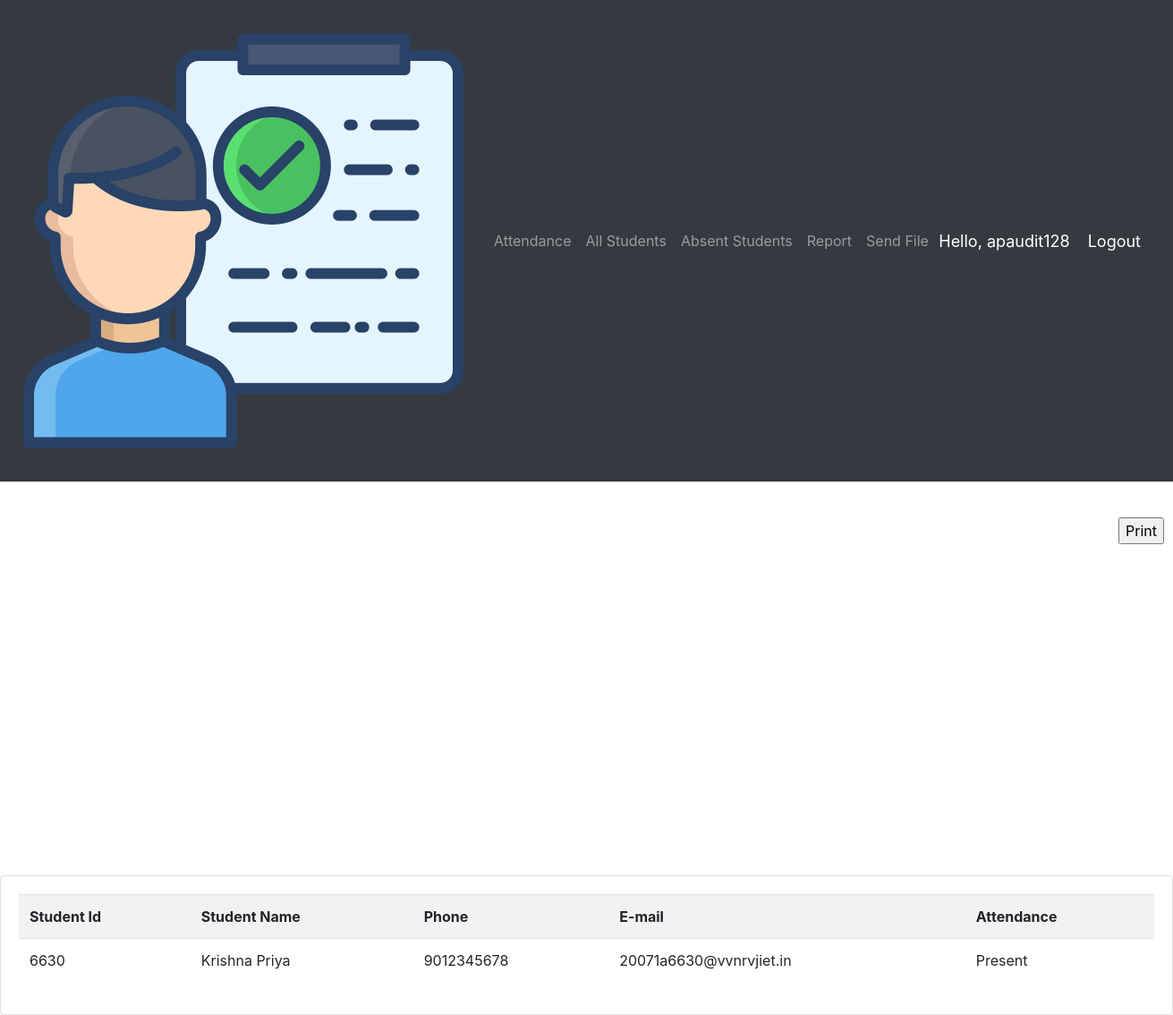
/report/ (signed in), run on the app's committed database.
### face_rec/models.py (models this page shows, shortened)
class student_profile(models.Model):
    user=models.OneToOneField(User,null=True,blank=True,on_delete=models.CASCADE)
    student_id = models.CharField(primary_key=True,max_length=20)
    name = models.CharField(max_length=50)
    address = models.CharField(max_length = 100)
    phone = models.CharField(max_length =  50)
    email = models.CharField(max_length = 50)
    description = models.CharField(max_length = 200)
    mark = (
            ('Absent', 'Absent'),
            ('Present', 'Present'),
            )
    attendance = models.CharField(max_length=20,default='Absent', choices=mark)
    profile_pic=models.ImageField(default="static/images/nobody.jpg")

### face_rec/decorators.py (the view)
		def wrapper_func(request,*args,**kwargs):
			group=None
			if request.user.groups.exists():
				group=request.user.groups.all()[0].name
			if group in allowed_roles:
				return view_func(request,*args,**kwargs)
			else:
				return HttpResponse('You are Not Authorized To View This Page')

### face_rec/views.py (called while the page is built)
@login_required(login_url='login')
@allowed_users(allowed_roles=['teacher','admin'])
def report(request):
    student=student_profile.objects.all()
    total_students_present=student_profile.objects.filter(attendance='Present').count()
    total_students=student_profile.objects.count()
    ts = time.time()
    date = datetime.datetime.fromtimestamp(ts).strftime('%Y-%M-%d')
    timeStamp = datetime.datetime.fromtimestamp(ts).strftime('%H:%M:%S')
    context={'student':student,'total_students':total_students,'total_students_present':total_students_present,'date':date,'time':timeStamp}
    return render(request,'face_rec/report.html',context)

### face_rec/templates/face_rec/report.html (shortened to what this page needs)
{% extends 'face_rec/main.html' %}
{% block content %}
<head>
</head>
<body>
  <input type="button" onclick="printDiv('printableArea')" value="Print" style="margin-left:1250px;margin-top:40px" />
  <div id="chartContainer" style="height: 370px; max-width: 920px; margin: 0px auto;"></div>
  <div class="row">
    <div class="col-md">
      <div class="card card-body">
        <table class="table table-striped table-hover">
          <tr>
            <th>Student Id</th>
            <th>Student Name</th>
            <th>Phone</th>
            <th>E-mail</th>
            <th>Attendance</th>
          </tr>
          {% for students in student %}
          <tr>
            <td>{{students.student_id}}</td>
            <td>{{students.name}}</td>
            <td>{{students.phone}}</td>
            <td>{{students.email}}</td>
            <td>{{students.attendance}}</td>
          </tr>
          {% endfor %}
        </table>
      </div>
    </div>
  </div>
</body>
{% endblock %}

### face_rec/templates/face_rec/navbar.html (shortened to what this page needs)
{% load static %}
<nav class="navbar navbar-expand-lg navbar-dark bg-dark">
  	<img class="navbar-brand" href="#" id="logo" src="../../../icons8-attendance-64.png" alt="">
  	<div class="collapse navbar-collapse" id="navbarNav">
    	<ul class="navbar-nav">
      		<li class="nav-item">
        		<a class="nav-link" href="{% url 'home' %}">Attendance</a>
      		</li>
      		<li class="nav-item">
        		<a class="nav-link" href="{% url 'all_students' %}">All Students</a>
      		</li>
          <li class="nav-item">
            <a class="nav-link" href="{% url 'absent_students' %}">Absent Students</a>
          </li>
          <li class="nav-item">
            <a class="nav-link" href="{% url 'report' %}">Report</a>
          </li>
          <li class="nav-item">
            <a class="nav-link" href="{% url 'send_file' %}">Send File</a>
          </li>
    	</ul>
  	</div>
  <span class="hello-msg">Hello, {{request.user}}</span>
  <span><a class="hello-msg" href="{% url 'logout' %}">  Logout</a></span>
</nav>

### face_rec/templates/face_rec/main.html (style rules this page uses)
#logo { color:#fddc5c; }
body { background-color: #ebeff5; }

### face_rec/templates/face_rec/navbar.html (style rules this page uses)
.hello-msg { font-size:18px; color:#fff; margin-right:20px; }

### data on the page
student_profile: student_id "6630", name "Krishna Priya", phone "9012345678", email "20071a6630@vvnrvjiet.in", attendance "Present"

### other printed values
{{ request.user }} "apaudit128"
